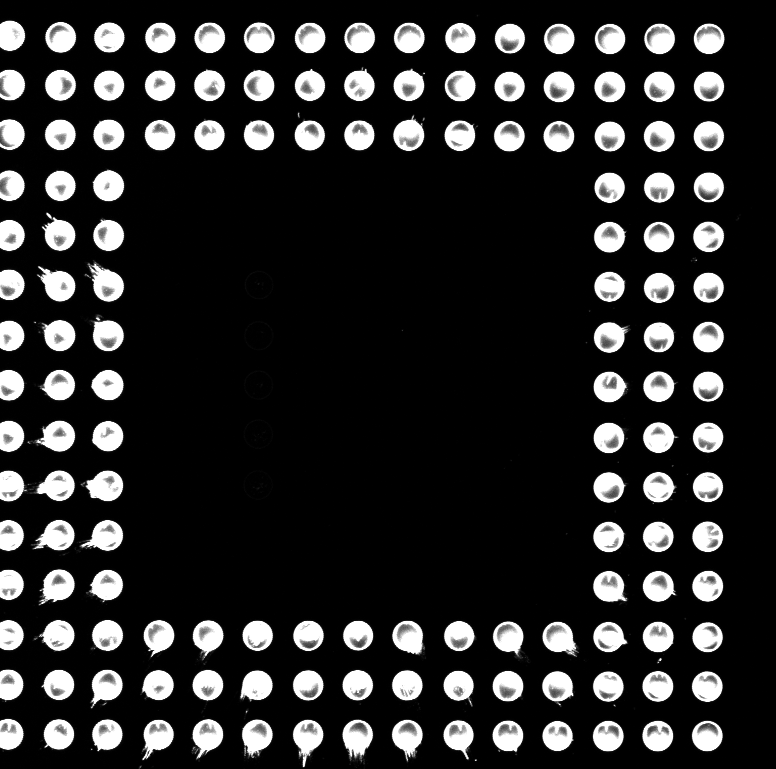
#> input picture 0,061.tif, 776 x 769 px, given in place of LeptinGood.tif, which was not available
$ python D4A3_JL_backend_featuredetection.py   (Python 2 division)   (older library calls are emulated)
#> lines starting #> are read from the running program, lines starting #| are printed output that depends on the picture; pictures that were not available may be replaced by others from this repository, and a replacement may not be noted
# import libraries
import numpy as np
import cv2
import sys
import csv
from operator import itemgetter

# for plotting, import these things
import numpy as np
import matplotlib.pyplot as plt
import pylab # for sigmoid fit
from scipy.optimize import curve_fit # for sigmoid fit


arrayCoords = []
# [4 lines left out: function mouseLocationClick, not called in this run]

def pullElementsFromList(datList,argument): # use this when you have a 2d list and want a specific element from each entry
    return [thatSpecificArgument[argument] for thatSpecificArgument in datList]

def circleDistanceSorter(circleArray,position,numberofCaptSpots):
    dist = []
    for i in circleArray[0,:]: # calculates the distance from each circle to the center of the array
        distanceFromCenter = np.sqrt( pow((i[0] - position[0]),2) + pow((i[1] - position[1]),2) )
        dist.append(distanceFromCenter) # stores those values into an array
    pointers = range(len(circleArray[0,:])) # makes a pointer array that matches the pointers in the "circle" list
    closestCirclesPointers = sorted(zip(dist,pointers),reverse=False) # sorts and returns the sorted list [distance,pointers]
    sortedCirclesFromCenter = circleArray[0,pullElementsFromList(closestCirclesPointers,1)] # returns the circle List entries sorted by distance using the pointers to the circle List
    captureSpots = sortedCirclesFromCenter[:numberofCaptSpots]
    sortedCaptureSpotsByWhy = sorted(captureSpots, key = itemgetter(1))
    maxCircleRadius = max(pullElementsFromList(sortedCaptureSpotsByWhy,2))
    yCoordinateRowOfCircles= sortedCaptureSpotsByWhy[0][1]
    fullySortedList = []
    rowCircleList = []
    for eachCircle in sortedCaptureSpotsByWhy:
        #print(eachCircle)
        if (abs(eachCircle[1]-yCoordinateRowOfCircles) < maxCircleRadius):
            rowCircleList.append(eachCircle)
            #print(str(eachCircle) + " added")
        else:
            rowCirclesSortedByX = sorted(rowCircleList, key = itemgetter(0))
            fullySortedList = fullySortedList + rowCirclesSortedByX
            #print(str(rowCircleList) + " flushed")
            rowCircleList = []
            yCoordinateRowOfCircles = eachCircle[1]
            rowCircleList.append(eachCircle)
    rowCirclesSortedByX = sorted(rowCircleList, key = itemgetter(0))
    fullySortedList = fullySortedList + rowCirclesSortedByX
    #print(str(rowCircleList) + " flushed")
#    print(fullySortedList)
    return fullySortedList

def circlePixelID(circleList): # output pixel locations of all circles within the list,
    circleIDpointer = 0
    pixelLocations = []
    for eachCircle in circleList:
#        print("this circle is being analyzed in circle pixel ID")
#        print(eachCircle)
        xCoordCirc = eachCircle[0] # separates the x and y coordinates of the center of the circles and the circle radius
        yCoordCirc = eachCircle[1]
        radiusCirc = eachCircle[2] + 2
        for exesInCircle in range(( xCoordCirc - radiusCirc ),( xCoordCirc + radiusCirc )):
            whyRange = np.sqrt(pow(radiusCirc,2) - pow((exesInCircle - xCoordCirc),2)) #calculates the y-coordinates that define the top and bottom bounds of a slice (at x position) of the circle
            discreteWhyRange = int(whyRange)
            for whysInCircle in range(( yCoordCirc - discreteWhyRange),( yCoordCirc + discreteWhyRange)):
                pixelLocations.append([exesInCircle,whysInCircle, radiusCirc, circleIDpointer])
        circleIDpointer = circleIDpointer + 1
    return pixelLocations

def rectangleBackgroundAreaDefiner(capturePixelInformation):
    maxRadius = max(pullElementsFromList(capturePixelInformation,2))
    smolRectRight = max(pullElementsFromList(capturePixelInformation,0)) + int(maxRadius * 1.2)
    smolRectLeft = min(pullElementsFromList(capturePixelInformation,0)) - int(maxRadius * 1.2)
    smolRectBot = max(pullElementsFromList(capturePixelInformation,1)) + int(maxRadius * 1.2)
    smolRectTop = min(pullElementsFromList(capturePixelInformation,1)) - int(maxRadius * 1.2)

    bigRectRight = smolRectRight + int(maxRadius * 3)
    bigRectLeft = smolRectLeft - int(maxRadius * 3)
    bigRectBot = smolRectBot + int(maxRadius * 3)
    bigRectTop = smolRectTop - int(maxRadius * 3)

    backgroundPixels = []
    for bgExes in range(bigRectLeft,bigRectRight):
        for bgWhys in range(bigRectTop,bigRectBot):
            if ((bgWhys > smolRectBot) or (bgWhys < smolRectTop)):
                backgroundPixels.append([bgExes,bgWhys])
            elif ((bgExes > smolRectRight) or (bgExes < smolRectLeft)):
                backgroundPixels.append([bgExes,bgWhys])
    return backgroundPixels

def blankOrLowArrayCheck(listOfD4arrays,capCircles, numberOfCaptSpots): # oinly necessary if you use this with multiple arrays in one image.
    capLocations = []
    #print(capCircles)
    if len(listOfD4arrays) > 0:
        for whatever in range(numberOfCaptSpots):
            capLocations.append([0,0,0])
        #print(capLocations)

        for eachPreviousD4Array in listOfD4arrays:
            previousCaptCircles = eachPreviousD4Array.returnCaptureCircleInfo()
            circleIterator = 0
            for eachCapCircle in previousCaptCircles:
                #print(eachCapCircle[0])
                #print(circleIterator)
                capLocations[circleIterator][0] = capLocations[circleIterator][0] + eachCapCircle[0]
                capLocations[circleIterator][1] = capLocations[circleIterator][1] + eachCapCircle[1]
                capLocations[circleIterator][2] = capLocations[circleIterator][2] + eachCapCircle[2]
                circleIterator = circleIterator + 1

        for eachIterator in range(len(capLocations)):
            capLocations[eachIterator][0] = capLocations[eachIterator][0] / len(listOfD4arrays)
            capLocations[eachIterator][1] = capLocations[eachIterator][1] / len(listOfD4arrays)
            capLocations[eachIterator][2] = capLocations[eachIterator][2] / len(listOfD4arrays)

#        print('average of past capture spots here:')
#        print(capLocations)
        circleIterator = 0
        maxRadius = 20
        for eachLocation in capLocations:
            if (abs(eachLocation[0] - capCircles[circleIterator][0]) > maxRadius) or (abs(eachLocation[1] - capCircles[circleIterator][1]) > maxRadius):
                capCircles[circleIterator] = eachLocation
# [4 lines of commented-out code are left out]
            circleIterator = circleIterator + 1
        return capCircles
    else:
        return capCircles

class D4Array:
    "a class that carries all of the information needed for each Array"
    def __init__(self,analyte,concentration,intensities,background,d4fileName,d4coordinates,centerOfArrayCoordinates, captCircles):
        self.analyte = analyte
        self.concentration = concentration
        self.intensities = intensities
        self.stdev = np.std(intensities)
        self.background = background
        self.d4fileName = d4fileName
        self.d4coordinates = d4coordinates
        self.centerOfArrayCoordinates = centerOfArrayCoordinates
        self.captCircles = captCircles

    def displayAllInfo(self):
        print(self.analyte + " " + str(self.concentration)+ " " +str(self.intensities)+ " " +str(self.stdev)+ " "+str(self.background))
        print(self.d4fileName+" "+str(self.d4coordinates)+" "+str(self.centerOfArrayCoordinates)+" "+str(self.captCircles))
    def returnCaptureCircleInfo(self):
        return self.captCircles


fileIObool = True
while fileIObool:
    # prompt user for file name in same directory as the python script LeptinGood.tif
    inputFileName = "LeptinGood.tif" #raw_input("Enter the input image file name with the .tif extension:  ")
    # import .tif file
    outputCSVFileName = "testOutput.csv" #raw_input("Enter the output csv file name with the .csv extension:  ")
    imgRaw = cv2.imread(str(inputFileName),0)
#> imgRaw is the input picture: shape (769, 776); min 0, max 255, mean 41.9
    # [8 lines of commented-out code are left out]
    fileIObool = False
# [6 lines of commented-out code are left out]
userPromptBool = True
while(userPromptBool):
    IOanalyte = "Leptin" #raw_input("What is the analyte being used in this assay? Just add more in with / separating each:  ")
    numberOfArrays = 24   #raw_input("How many total Arrays are there in this image?  ")
    startingConcentration = 500 #raw_input("What is the starting concentration in ng/mL?   ")
    numberOfCaptureSpots = 5 #raw_input("How many capture spots are there in each Array?  ")
    numberOfBlanks = 5 #raw_input("How many blanks are there in this image?  ")

    print(IOanalyte + " is/are the selected analyte for this slide")
    print(str(numberOfArrays) + " is the number of arrays on this image")
    print(str(startingConcentration) + " is the starting concentration.")
    print(str(numberOfCaptureSpots) + " is the number of capture spots in each Array")

    userPromptBool = False

    # [7 lines of commented-out code are left out]

imgRaw_downSampled_gray = cv2.pyrDown(imgRaw) # image is already grey!
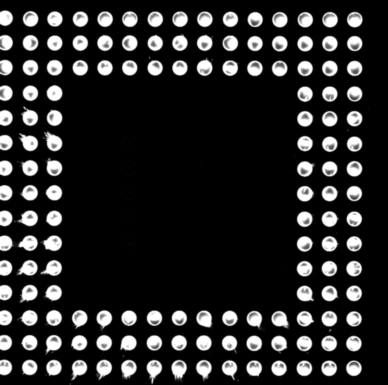
#> imgRaw_downSampled_gray: shape (385, 388); min 0, max 255, mean 41.9

template = cv2.imread('blank_ideal_3rings.tif',0)
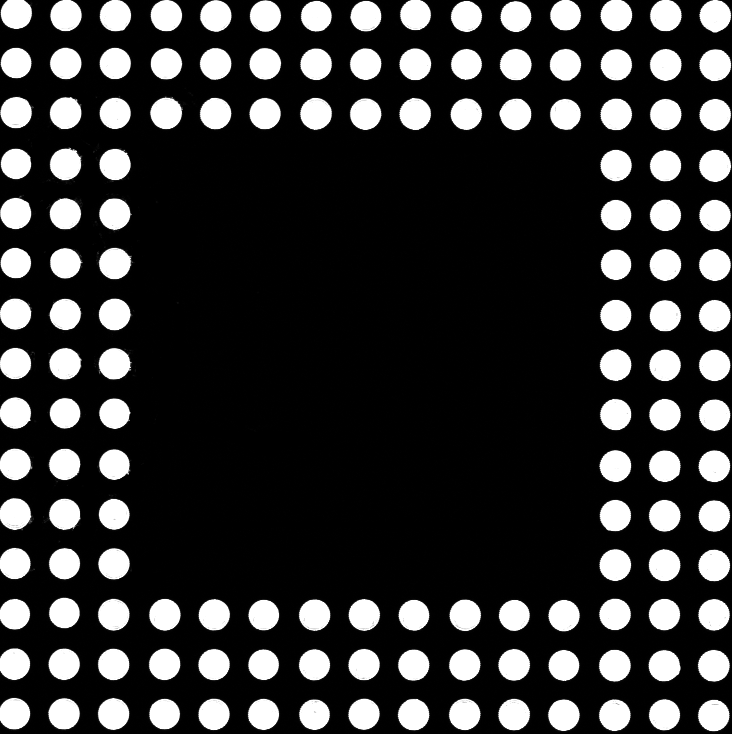
#> input picture blank_ideal_3rings.tif, 732 x 734 px
#> template is the input picture: shape (734, 732); min 0, max 255, mean 52.6
template_downSampled = cv2.pyrDown(template)
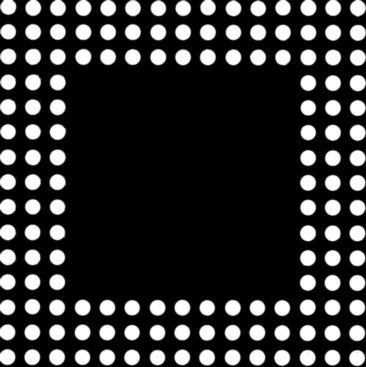
#> template_downSampled: shape (367, 366); min 0, max 255, mean 52.6
width_template, height_template = template_downSampled.shape[::-1]
#> width_template = 366; height_template = 367
res = cv2.matchTemplate(imgRaw_downSampled_gray,template_downSampled,cv2.TM_CCORR_NORMED)

threshold = 0.6
locations = np.where( res >= threshold)
#> locations = 58 positions, rows 7 to 15, columns 0 to 22
neighborRadius = max(width_template, height_template)
#> neighborRadius = 367
rawPotentialArrays = zip(*locations[::-1])
#> rawPotentialArrays = 58 pairs, first value 0 to 22, second value 7 to 15

stagedManyArrays = []
arrayIterator = 0
bestCitizens = []
for each in range(numberOfArrays):
    bestCitizens.append([0,[0,0],0])
for eachRawPotArray in rawPotentialArrays:
    if len(stagedManyArrays) == 0:
        stagedManyArrays.append([ res[eachRawPotArray[1],eachRawPotArray[0]], [eachRawPotArray[0],eachRawPotArray[1]] , arrayIterator])
        bestCitizens[arrayIterator] = ([ res[eachRawPotArray[1],eachRawPotArray[0]], [eachRawPotArray[0],eachRawPotArray[1]] , arrayIterator])
    else:
        storageSpace = []
        for eachStagedArray in stagedManyArrays:
            if ((eachRawPotArray[0] < eachStagedArray[1][0] + neighborRadius) and (eachRawPotArray[0] > eachStagedArray[1][0] - neighborRadius)):
                if ((eachRawPotArray[1] < eachStagedArray[1][1] + neighborRadius) and (eachRawPotArray[1] > eachStagedArray[1][1] - neighborRadius)):
                    #print(str([eachRawPotArray[0],eachRawPotArray[1]]) + " close to " + str([eachStagedArray[1][0], eachStagedArray[1][1]]))
                    storageSpace = [res[eachRawPotArray[1],eachRawPotArray[0]], [eachRawPotArray[0],eachRawPotArray[1]], eachStagedArray[2]]
                    if (res[eachRawPotArray[1],eachRawPotArray[0]] > bestCitizens[eachStagedArray[2]][0]):
                        bestCitizens[eachStagedArray[2]] = [ res[eachRawPotArray[1],eachRawPotArray[0]], [eachRawPotArray[0],eachRawPotArray[1]] , eachStagedArray[2]]
        if (len(storageSpace) ==  0 ):
            #print(str([eachRawPotArray[0],eachRawPotArray[1]]) + " NOT close to " + str([eachStagedArray[1][0], eachStagedArray[1][1]]))
            arrayIterator = arrayIterator + 1
            storageSpace= [res[eachRawPotArray[1],eachRawPotArray[0]], [eachRawPotArray[0],eachRawPotArray[1]], arrayIterator]
            if (res[eachRawPotArray[1],eachRawPotArray[0]] > bestCitizens[arrayIterator][0]):
                bestCitizens[arrayIterator] = [ res[eachRawPotArray[1],eachRawPotArray[0]], [eachRawPotArray[0],eachRawPotArray[1]] , arrayIterator]
        stagedManyArrays.append(storageSpace)
#> this loop made 58 passes
#> eachRawPotArray on passes 1 to 12: (0, 7), (20, 7), (21, 7), (22, 7), (0, 8), (1, 8), (19, 8), (20, 8), (21, 8), (22, 8), (0, 9), (1, 9)
#> after the loop, arrayIterator = 0; bestCitizens = 24 items; stagedManyArrays = 58 items

detectedNumberOfArrays = len(bestCitizens)
#> detectedNumberOfArrays = 24

if (numberOfArrays == detectedNumberOfArrays):
    print("----------- we are in business. all arrays found.----------------------")

#upsample locations 2x for each best citizen

arrayIterator = 0
for eachCitizen in bestCitizens:
    bestCitizens[arrayIterator][1][0] = eachCitizen[1][0] * 2
    bestCitizens[arrayIterator][1][1] = eachCitizen[1][1] * 2
    arrayIterator = arrayIterator + 1
#> this loop made 24 passes
#> eachCitizen on passes 1 to 12: [0.852, [22, 11], 0], [0, [0, 0], 0], [0, [0, 0], 0], [0, [0, 0], 0], [0, [0, 0], 0], [0, [0, 0], 0], [0, [0, 0], 0], [0, [0, 0], 0], [0, [0, 0], 0], [0, [0, 0], 0], [0, [0, 0], 0], [0, [0, 0], 0]
#> after the loop, arrayIterator = 24

listD4Arrays = []
d4Concentration = float(startingConcentration)

for eachArray in bestCitizens:
    subImg = imgRaw[eachArray[1][1]:(eachArray[1][1] + (height_template*2)) , eachArray[1][0]:(eachArray[1][0] + (width_template*2))]
    singleArrayIDBool = True
    while singleArrayIDBool:
        verifyImg_circles = cv2.cvtColor(subImg,cv2.COLOR_GRAY2BGR)
        verifyImg_pixels = verifyImg_circles.copy()
        smoothedCroppedIMG = cv2.medianBlur(subImg,3)
        circles = cv2.HoughCircles(smoothedCroppedIMG,cv2.cv.CV_HOUGH_GRADIENT,1,40,param1=30,param2=16,minRadius=11,maxRadius=20)
        circles = np.uint16(np.around(circles))
        arrayCenterPosX = int(np.mean(circles[0,:][:,0]))
        arrayCenterPosY = int(np.mean(circles[0,:][:,1]))
        circleCount = len(circles[0,:][:,1])
        for i in circles[0,:]:
            cv2.circle(verifyImg_circles,(i[0],i[1]),i[2],(0,255,0),1) # draw the outer circle
            cv2.circle(verifyImg_circles,(i[0],i[1]),2,(0,0,255),2) # draw the center of the circle\
        cv2.circle(verifyImg_circles,(arrayCenterPosX,arrayCenterPosY),5,(255,0,0),3) # draws a marker at the center of the array

        captureCircles = circleDistanceSorter(circles,[arrayCenterPosX,arrayCenterPosY],numberOfCaptureSpots)

        captureCircles = blankOrLowArrayCheck(listD4Arrays, captureCircles, numberOfCaptureSpots)

        capturePixels = circlePixelID(captureCircles)
        verifyImg_pixels[pullElementsFromList(capturePixels,1),pullElementsFromList(capturePixels,0)] = [0,0,255]

        backgroundPixels = rectangleBackgroundAreaDefiner(capturePixels)
        verifyImg_pixels[pullElementsFromList(backgroundPixels,1),pullElementsFromList(backgroundPixels,0)] = [255,0,0]

        avgBackground = np.mean(subImg[pullElementsFromList(backgroundPixels,1),pullElementsFromList(backgroundPixels,0)])


        captureIntensities = []
        for each in capturePixels:
            captureIntensities.append([each[3], subImg[each[1],each[0]]])

        separatedCaptureIntensities = [[] * 1 for i in range(numberOfCaptureSpots)]
        for eachIntensity in captureIntensities:
            separatedCaptureIntensities[int(eachIntensity[0])].append(eachIntensity[1])

        avgCircleIntensities = []
        for eachCircle in separatedCaptureIntensities:
            avgCircleIntensities.append(np.mean(eachCircle))

        d4ArrayEach = D4Array(IOanalyte, d4Concentration, avgCircleIntensities, avgBackground, inputFileName, eachArray[1], [arrayCenterPosX, arrayCenterPosY], captureCircles)

# [12 lines of commented-out code are left out]
        singleArrayIDBool = False
        d4Concentration = d4Concentration / 2.0
        listD4Arrays.append(d4ArrayEach)
#> this loop made 24 passes
#> eachArray on passes 1 to 6: [0.852, [44, 22], 0], [0, [0, 0], 0], [0, [0, 0], 0], [0, [0, 0], 0], [0, [0, 0], 0], [0, [0, 0], 0]
#> pass 1, `subImg = imgRaw[eachArray[1][1]:(eachArray[1][1] + (height_template*2)..`:
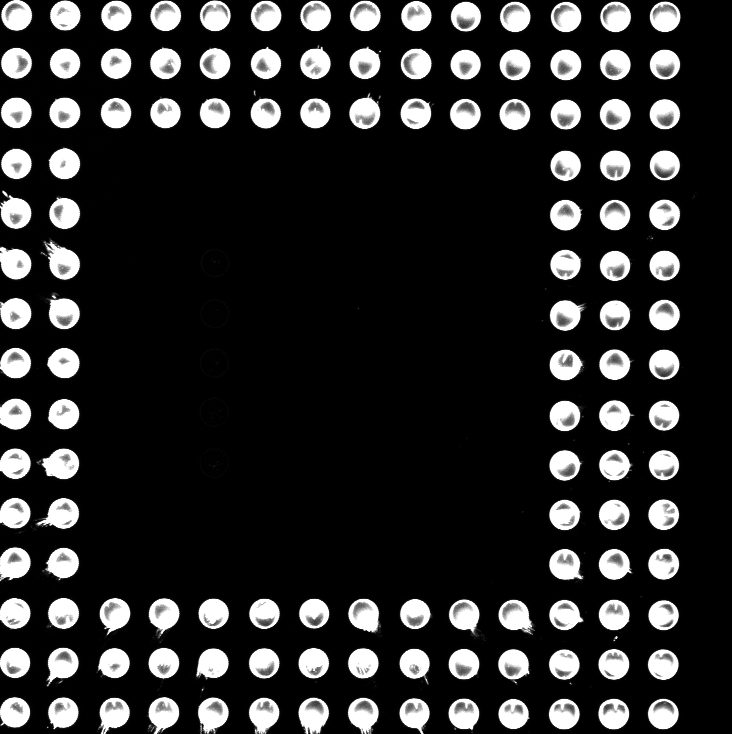
#> subImg: shape (734, 732); min 0, max 255, mean 42.1
#> pass 2, `subImg = imgRaw[eachArray[1][1]:(eachArray[1][1] + (height_template*2)..`:
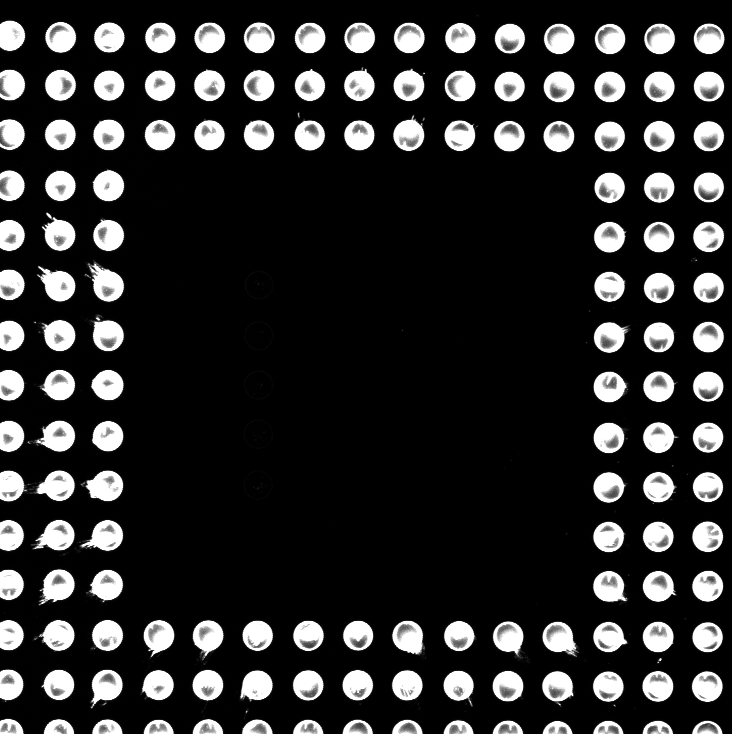
#> subImg: shape (734, 732); min 0, max 255, mean 43.5
#> after the loop:
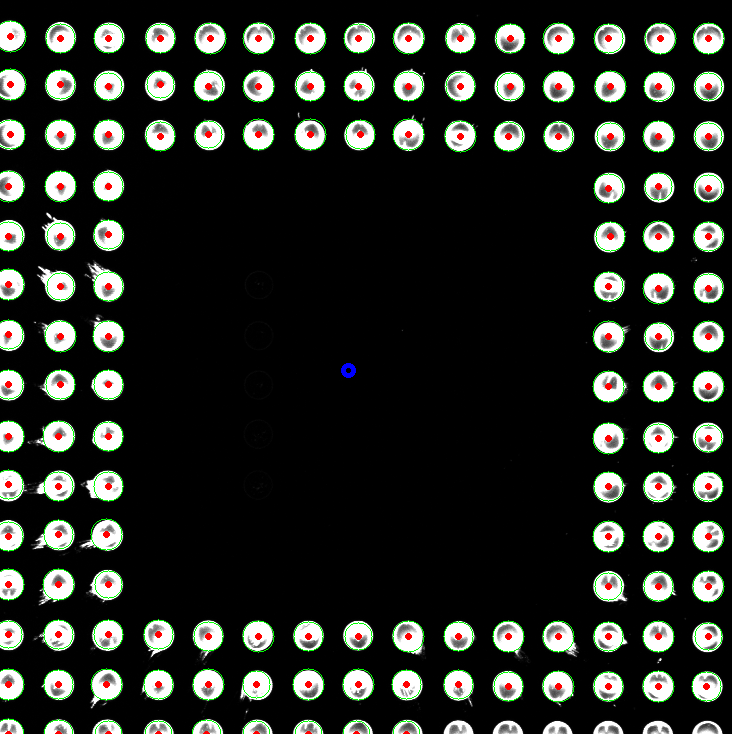
#> verifyImg_circles: shape (734, 732, 3); mean B, G, R 38, 43, 40.2
#> after the loop:
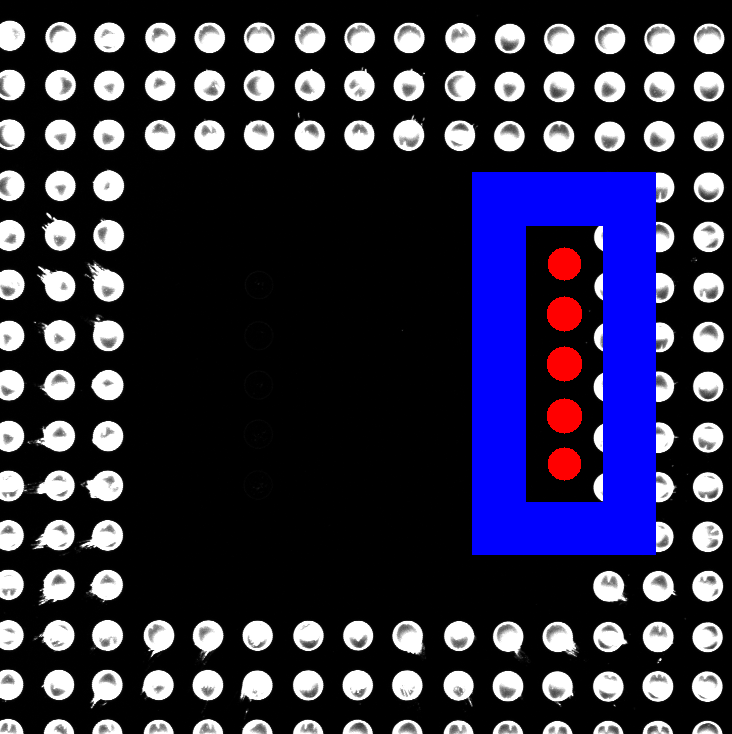
#> verifyImg_pixels: shape (734, 732, 3); mean B, G, R 63.8, 40.4, 42.6
#        if pressedKey == ord("q"):
#            print("debug loop exit")
#            sys.exit()

# now do CSV output and plotting....
with open(outputCSVFileName, 'wb' ) as outputCSV:
    csvWriter = csv.writer(outputCSV, delimiter= ",", quotechar = "|" , quoting = csv.QUOTE_MINIMAL)
    for eachArray in listD4Arrays:
#> (the run stopped early here; a loop or call above may not have finished)
